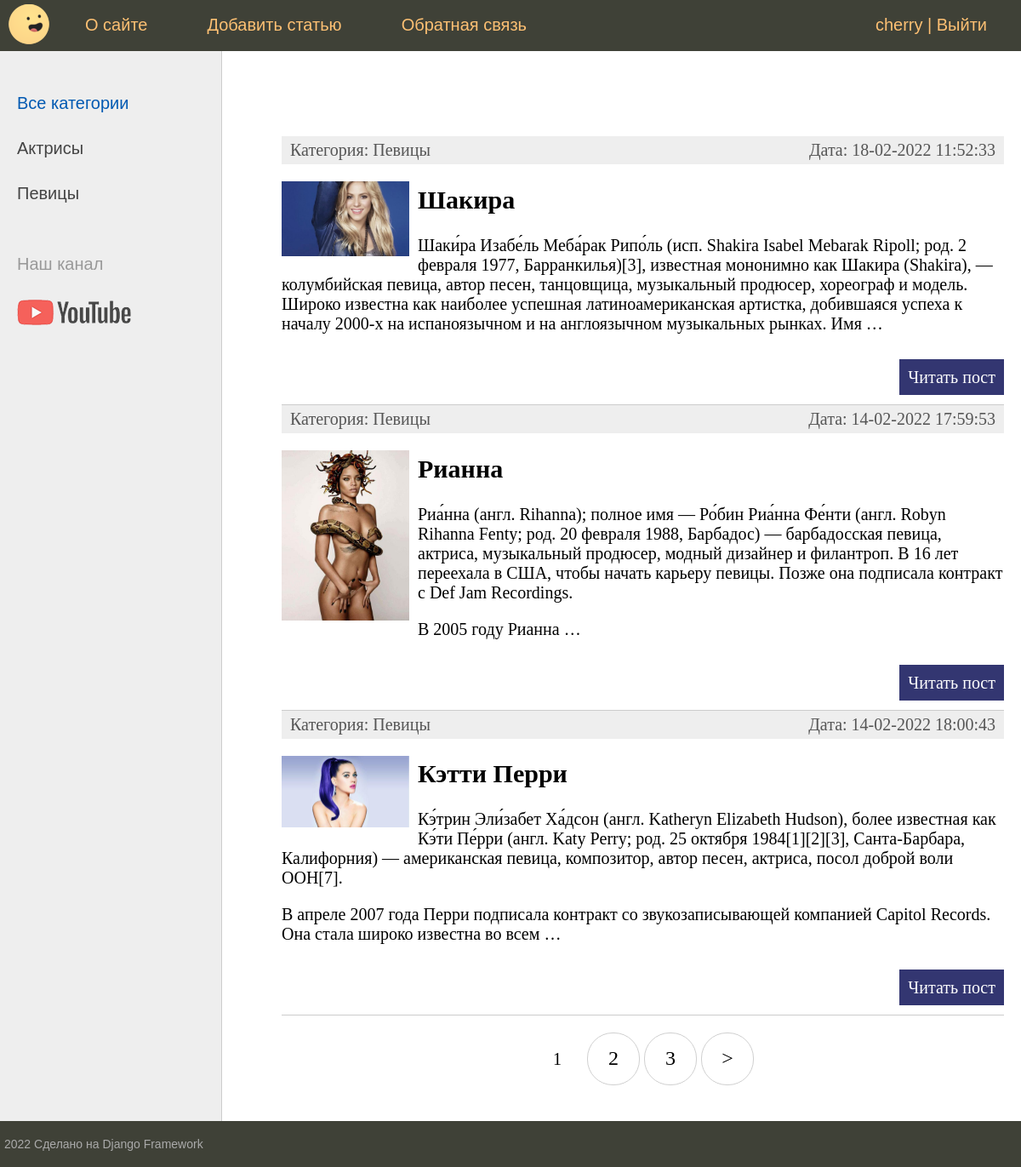
The app's page / (signed in) with its own data.
### women/models.py (models this page shows, shortened)
class Category(models.Model):
    name = models.CharField(max_length=100, db_index=True, verbose_name="Категория")
    slug = models.SlugField(max_length=255, unique=True, db_index=True, verbose_name="URL")
    def __str__(self):
        return self.name
    def get_absolute_url(self):
        return reverse('category', kwargs={'cat_slug': self.slug})
    class Meta:
        verbose_name = 'Категории'
        verbose_name_plural = 'Категории'
        ordering = ['id']

class Women(models.Model):
    title = models.CharField(max_length=255, verbose_name="Заголовок")
    slug = models.SlugField(max_length=255, unique=True, db_index=True, verbose_name="URL")
    content = models.TextField(blank=True, verbose_name="Текст статьи")
    photo = models.ImageField(upload_to="photos/%Y'/%m/%d/", verbose_name="Фото")
    time_create = models.DateTimeField(auto_now_add=True, verbose_name="Время создания")
    time_update = models.DateTimeField(auto_now=True, verbose_name="Время изменения")
    is_published = models.BooleanField(default=True, verbose_name="Публикация")
    cat = models.ForeignKey('Category', on_delete=models.PROTECT, verbose_name="Категория")
    def get_absolute_url(self):
        return reverse('post', kwargs={'post_slug': self.slug})
    class Meta:
        verbose_name = 'Известную женщину'
        verbose_name_plural = 'Известные женщины'
        ordering = ['-id']

### women/views.py (the view)
# urls.py: path('', WomenMain.as_view(), name='main'),
class WomenMain(DataMixin, ListView):
    model = Women
    template_name = 'women/index.html'
    context_object_name = 'posts'
    def get_context_data(self, *, object_list=None, **kwargs):
        context = super().get_context_data(**kwargs)
        c_def = self.get_user_context(title="Главная страница")
        return dict(list(context.items()) + list(c_def.items()))
    def get_queryset(self):
        return self.model.objects.filter(is_published=True)

### women/utils.py (called while the page is built)
    def get_user_context(self, **kwargs):
        context = kwargs
        cats = Category.objects.annotate(is_published=Sum("women__is_published"))
        user_menu = menu.copy()
        if not self.request.user.is_authenticated:
            del user_menu[1]
        context['menu'] = user_menu
        context['cats'] = cats
        if 'cat_selected' not in context:
            context['cat_selected'] = 0
        return context

### women/templates/women/index.html (shortened to what this page needs)
{% extends 'women/base.html' %}
{% block content %}
<ul class="list-articles">
    {% for p in posts %}
    <li>
        <div class="article-panel">
            <p class="first">Категория: {{p.cat}}</p>
            <p class="last">Дата: {{p.time_update|date:"d-m-Y H:i:s"}}</p>
        </div>
        {% if p.photo %}
        <p><img class="img-article-left thumb" src="{{p.photo.url}}" alt="Не нашел картинку :("></p>
        {% endif %}
        <h2>{{p.title}}</h2>
        <p>
            {% autoescape on %}
            {{p.content|linebreaks|truncatewords:50}}
            {% endautoescape %}
        </p>
        <p class="link-read-post"><a href="{{ p.get_absolute_url }}">Читать пост</a></p>
    </li>
    {% endfor %}
</ul>
{% endblock %}

### women/templates/women/base.html (shortened to what this page needs)
{% load static %}
<!DOCTYPE html>
<html lang="en">
<head>
    <link rel="stylesheet" type="text/css" href="{% static 'women/css/styles.css' %}">
</head>
<body>
<table class="table-page" border="0" cellpadding="0" cellspacing="0">
    <tr>
        <td valign="top">
            {% block mainmenu %}
            <div class="header">
                <ul id="mainmenu" class="mainmenu">
                    <li class="logo"><a href="{% url 'main' %}">
                        <div class="logo"></div>
                    </a></li>
                    {% for m in menu %}
                    <li><a href="{% url m.url_name %}">{{m.title}}</a></li>
                    {% endfor %}
                    {% if request.user.is_authenticated %}
                    <li class="last">{{user.username}} | <a href="{% url 'logout' %}">Выйти</a></li>
                    {% else %}
                    <li class="last"><a href="{% url 'register' %}">Регистрация</a> |
                        <a href="{% url 'login' %}">Войти</a></li>
                    {% endif %}
                </ul>
            </div>
            {% endblock mainmenu %}
            <table class="table-content" border="0" cellpadding="0" cellspacing="0">
                <tr>
                    <td valign="top" class="left-chapters">
                        <ul id="leftchapters">
                            {% if cat_selected == 0 %}
                            <li class="selected">Все категории</li>
                            {% else %}
                            <li><a href="{% url 'main' %}">Все категории</a></li>
                            {% endif %}
                            {% for c in cats %}
                            {% if c.is_published %}
                                {% if c.pk == cat_selected %}
                                    <li class="selected">{{c.name}}</li>
                                {% else %}
                                    <li><a href="{{ c.get_absolute_url }}">{{c.name}}</a></li>
                                {% endif %}
                            {% endif %}
                            {% endfor %}
                            <li class="share">
                                <p>Наш канал</p>
                                <a class="share-yt" href="https://www.youtube.com/watch?v=dQw4w9WgXcQ"></a>
                            </li>
                        </ul>
                    </td>
                    <td valign="top" class="content">
                        <div class="content-text">
                            {% block content %}
                            {% endblock %}
                            {% if page_obj.has_other_pages %}
                            <nav class="list-pages">
                                <ul>
                                    {% for p in paginator.page_range %}
                                    {% if page_obj.number == p %}
                                        <li class="page-num page-num-selected">{{ p }}</li>
                                    {% elif p >= page_obj.number|add:-2 and p <= page_obj.number|add:2 %}
                                        <li class="page-num">
                                            <a href="?page={{ p }}">{{ p }}</a>
                                        </li>
                                    {% endif %}
                                    {% endfor %}
                                    {% if page_obj.has_next %}
                                    <li class="page-num">
                                        <a href="?page={{ page_obj.next_page_number }}">&gt;</a>
                                    </li>
                                    {% endif %}
                                </ul>
                            </nav>
                            {% endif %}
                        </div>
                    </td>
                </tr>
            </table>
        </td>
    </tr>
    <tr>
        <td valign="top">
            <div id="footer">
                <p> 2022 Сделано на Django Framework</p>
            </div>
        </td>
    </tr>
</table>
</body>
</html>

### women/static/women/css/styles.css (style rules this page uses)
html, body { font-family: 'Arial'; margin: 0; padding: 0; height: 100%; width: 100%; color: #444; }
a { color: #0059b2; text-decoration: none; }
img { max-width: 600px; height: auto; }
img.img-article-left { max-width: 300px; height: auto; float: left; padding: 0 10px 10px 0; }
img.img-article-left.thumb { max-width: 150px; height: auto; }
p.link-read-post { text-align: right; }
p.link-read-post a { padding: 10px; min-width: 100px; background: #333671; color: #fff; text-decoration: none; }
div.article-panel { background: #eee; padding: 5px 10px 5px 10px; box-sizing: border-box; overflow: hidden; color: #555; }
div.article-panel p.first { margin: 0; float: left; }
div.article-panel p.last { margin: 0; float: right; }
ul.list-articles { list-style: none; margin: 0; padding: 0; }
ul.list-articles li { border-bottom: 1px solid #ccc; }
.table-page { width: 100%; height: 100%; vertical-align: top; }
.table-page tr { height: 100%; }
.header { background: #3F4137; height: 60px; }
.logo { background: url('../images/logo.png') no-repeat 10px 5px; width: 70px; height: 60px; }
ul.mainmenu { list-style: none; margin: 0; padding: 0; height: 60px; color: #fdc073; font-size: 20px; overflow: hidden; }
ul.mainmenu li { float: left; margin: 18px 40px 0 30px; }
ul.mainmenu li.logo { margin: 0; }
ul.mainmenu li.last { float: right; }
ul.mainmenu li a { color: #fdc073; text-decoration: none; }
.table-content { width: 100%; min-height: 100%; height: 100%; }
.left-chapters { margin: 0; background: #eee; border-right: 1px solid #ccc; min-height: 100%; }
.left-chapters ul { width: 230px; min-height: 100%; margin: 0; padding: 20px 10px 10px 20px; list-style: none; font-size: 20px; }
.left-chapters ul li { margin: 30px 0 0 0; color: #999; }
.left-chapters ul li.selected { color: #0059b2; }
.left-chapters ul li a { color: #444; text-decoration: none; }
.left-chapters ul li.share { margin: 60px 0 0 0; }
.left-chapters ul li.share p { margin: 30px 0 30px 0; }
.left-chapters ul li.share a { display: inline-block; width: 40px; height: 40px; margin: 0 20px 0 0; }
.left-chapters ul li.share a.share-yt { width: 100%; height: 30px; background: url('../images/share_yt.png') no-repeat 0 0 }
.content { padding: 40px 20px 20px 40px; width: 100%; box-sizing: border-box; }
.content-text { margin: 60px 0 0 30px; color: #000; font-size: 20px; font-family: Yandex Sans Display Light; }
#footer { box-sizing: border-box; background: #3F4137; padding: 5px; color: #aaa; font-size: 14px; font-family: Verdana, Geneva, Arial, Helvetica; text-align: left; overflow: hidden; }
.list-pages { text-align: center; margin: 0 0 20px 0; }
.list-pages ul { margin: 20px 0 0 0; padding: 0; list-style: none; }
.list-pages a { color: #000; font-size: 24px; text-decoration: none; }
.list-pages .page-num, .page-num-selected { display: inline-block; width: 60px; height: 44px; padding: 16px 0 0 0; border: 1px solid #d0d0d0; border-radius: 30px; }
.list-pages .page-num-selected { border: none; color: #000; font-size: 20px; }

### records on screen
Category: name "Актрисы"
Category: name "Певицы"
Women: cat "Певицы", time_update "18-02-2022 11:52:33", photo (picture), title "Шакира", content "Шаки́ра Изабе́ль Меба́рак Рипо́ль (исп. Shakira Isabel Mebarak Ripoll; род. 2 февраля 1977, Барранкилья)[3], известная мононимно как Шакира (Shakira), — колумбийская певица, автор песен, танцовщица, музыкальный продюсер, хореограф и модель. Широко известна как наиболее успешная латиноамериканская артистка, добившаяся успеха к началу 2000-х на испаноязычном и на англоязычном музыкальных рынках. Имя …"
Women: cat "Певицы", time_update "14-02-2022 17:59:53", photo (picture), title "Рианна", content "Риа́нна (англ. Rihanna); полное имя — Ро́бин Риа́нна Фе́нти (англ. Robyn Rihanna Fenty; род. 20 февраля 1988, Барбадос) — барбадосская певица, актриса, музыкальный продюсер, модный дизайнер и филантроп. В 16 лет переехала в США, чтобы начать карьеру певицы. Позже она подписала контракт с Def Jam Recordings. В 2005 году Рианна …"
Women: cat "Певицы", time_update "14-02-2022 18:00:43", photo (picture), title "Кэтти Перри", content "Кэ́трин Эли́забет Ха́дсон (англ. Katheryn Elizabeth Hudson), более известная как Кэ́ти Пе́рри (англ. Katy Perry; род. 25 октября 1984[1][2][3], Санта-Барбара, Калифорния) — американская певица, композитор, автор песен, актриса, посол доброй воли ООН[7]. В апреле 2007 года Перри подписала контракт со звукозаписывающей компанией Capitol Records. Она стала широко известна во всем …"

### other values on screen
{{ m.title }} "О сайте" "Добавить статью" "Обратная связь"
{{ user.username }} "cherry"
{{ p }} "1"
{{ p }} "2" "3"
